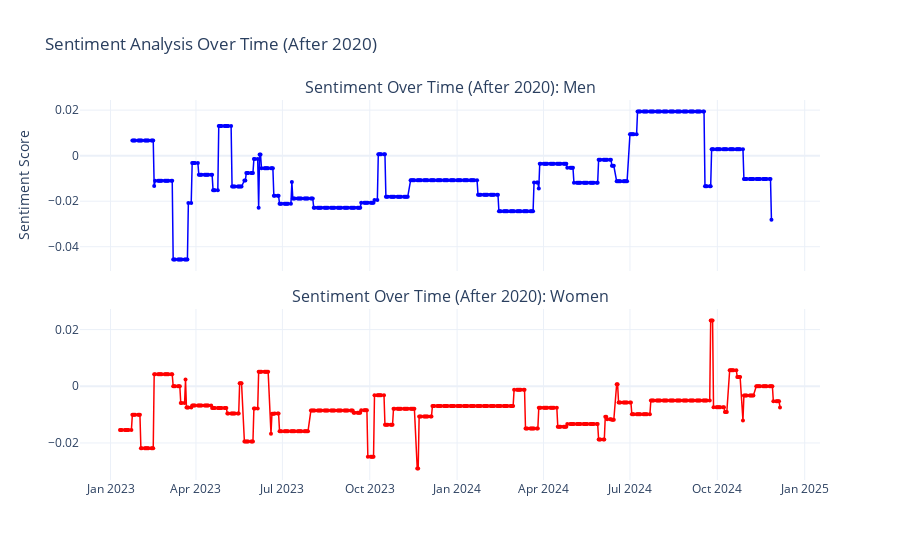

Notebook source saved alongside this figure:
### Markdown cell above
Men : higher median in both negative and postive sentiments : Men's speeches are more emotionally charged, men’s speeches may cover a wider emotional spectrum, reflecting a tendency to express contrasting sentiments more frequently or strongly.

A higher median for negative sentiment suggests men might be more critical, pessimistic, or focused on challenges in their speeches.
A higher median for positive sentiment implies they may also emphasize optimism or solutions more often.
Men might adopt a more assertive or persuasive tone, which could involve emphasizing both problems and resolutions more explicitly.

### Code cell
# Filter speeches after 2020 for better readability
date_filter = "2023-01-01" #"2020-01-01"
lm_counts_men_filtered = lm_counts_men[lm_counts_men.index >= date_filter]
lm_counts_women_filtered = lm_counts_women[lm_counts_women.index >= date_filter]

# Calculate sentiment score for women and men after 2020
sentiment_women = (
    lm_counts_women_filtered.pipe(lambda x: (x.positive - x.negative) / x["all"])
    .resample("B")
    .last()
    .ffill()
)
sentiment_men = (
    lm_counts_men_filtered.pipe(lambda x: (x.positive - x.negative) / x["all"])
    .resample("B")
    .last()
    .ffill()
)

fig = make_subplots(
    rows=2, cols=1,
    shared_xaxes=True,
    vertical_spacing=0.1,
    subplot_titles=["Sentiment Over Time (After 2020): Men", "Sentiment Over Time (After 2020): Women"],
)

# Men's sentiment
fig.add_trace(
    go.Scatter(
        x=sentiment_men.index,
        y=sentiment_men,
        mode='lines+markers',
        name="Men's Sentiment",
        line=dict(color='blue', width=1.5),
        marker=dict(size=4),
        showlegend=False,
    ),
    row=1, col=1
)
# Women's sentiment
fig.add_trace(
    go.Scatter(
        x=sentiment_women.index,
        y=sentiment_women,
        mode='lines+markers',
        name="Women's Sentiment",
        line=dict(color='red', width=1.5),
        marker=dict(size=4),
        showlegend=False
    ),
    row=2, col=1
)

fig.update_layout(
    title="Sentiment Analysis Over Time (After 2020)",
    yaxis_title="Sentiment Score",
    xaxis=dict(showgrid=True, tickangle=45),
    yaxis=dict(showgrid=True),
    template="plotly_white",
    legend=dict(
        orientation="h",
        yanchor="bottom",
        y=1.02,
        xanchor="right",
        x=1
    )
)
fig.show()

### Figure 1 — Plotly figure (JSON) as saved in the notebook; plotly's stock layout.template omitted (floating-point values rounded to 4 significant figures; data arrays with more than 128 entries replaced by an {"elided": "..."} marker saying what was removed)
{"data": [{"line": {"color": "blue", "width": 1.5}, "marker": {"size": 4}, "mode": "lines+markers", "name": "Men's Sentiment", "showlegend": false, "type": "scatter", "x": {"elided": "482 str values"}, "xaxis": "x", "y": {"elided": "482 float values"}, "yaxis": "y"}, {"line": {"color": "red", "width": 1.5}, "marker": {"size": 4}, "mode": "lines+markers", "name": "Women's Sentiment", "showlegend": false, "type": "scatter", "x": {"elided": "498 str values"}, "xaxis": "x2", "y": {"elided": "498 float values"}, "yaxis": "y2"}], "layout": {"annotations": [{"font": {"size": 16}, "showarrow": false, "text": "Sentiment Over Time (After 2020): Men", "x": 0.5, "xanchor": "center", "xref": "paper", "y": 1, "yanchor": "bottom", "yref": "paper"}, {"font": {"size": 16}, "showarrow": false, "text": "Sentiment Over Time (After 2020): Women", "x": 0.5, "xanchor": "center", "xref": "paper", "y": 0.45, "yanchor": "bottom", "yref": "paper"}], "legend": {"orientation": "h", "x": 1, "xanchor": "right", "y": 1.02, "yanchor": "bottom"}, "title": {"text": "Sentiment Analysis Over Time (After 2020)"}, "xaxis": {"anchor": "y", "domain": [0, 1], "matches": "x2", "showgrid": true, "showticklabels": false, "tickangle": 45}, "xaxis2": {"anchor": "y2", "domain": [0, 1]}, "yaxis": {"anchor": "x", "domain": [0.55, 1], "showgrid": true, "title": {"text": "Sentiment Score"}}, "yaxis2": {"anchor": "x2", "domain": [0, 0.45]}}}
